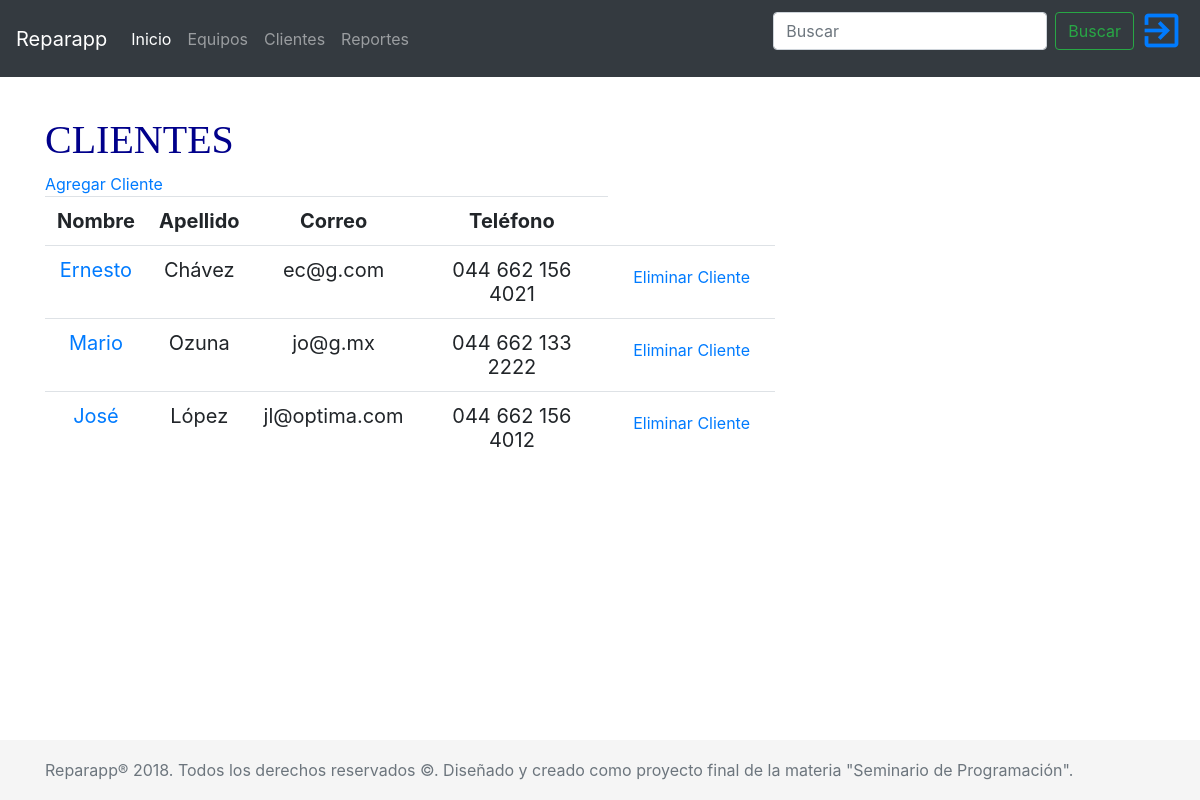
The page /cliente/ on the database its author committed.
### reparapp/models.py (models this page shows, shortened)
class Cliente(models.Model):
    nombre = models.CharField(max_length=30)
    apellido = models.CharField(max_length=40)
    correo = models.EmailField()
    telefono = PhoneNumberField()

### reparapp/views.py (the view)
# urls.py: re_path(r'^cliente/$', views.cliente_list, name='cliente_list'),
def cliente_list(request):
    clientes = Cliente.objects.order_by('pk')
    return render(request, 'reparapp/cliente_list.html', {'clientes': clientes})

### reparapp/templates/reparapp/cliente_list.html (shortened to what this page needs)
{% extends 'reparapp/base.html' %}
{% block content %}
<h1 class="keon">CLIENTES</h1>
<a class="pull-right" href="{% url 'cliente_new' %}" class="top-menu">
    Agregar Cliente
</a>
<table class="table table-hover text-center" style="font-size: 20px;">
    <tr class="text-center">
        <th class="text-center">Nombre</th>
        <th class="text-center">Apellido</th>
        <th class="text-center">Correo</th>
        <th class="text-center">Teléfono</th>
    </tr>
    {% for cliente in clientes %}
    <tr>
        <td>
            <a href="{% url 'cliente_detail' pk=cliente.pk %}">{{cliente.nombre}}</a>
        </td>
        <td>{{cliente.apellido}}</td>
        <td>{{cliente.correo}}</td>
        <td>{{cliente.telefono}}</td>
        <td>
            <a class="btn btn-default" href="{% url 'cliente_remove' pk=cliente.pk %}">
                <span class="glyphicon glyphicon-remove">Eliminar Cliente</span>
            </a>
        </td>
    </tr>
    {%endfor%}
</table>
{% endblock %}

### reparapp/static/css/reparapp.css (style rules this page uses)
h1 { color: darkblue; font-family: 'Slabo 27px', serif; }
html { position: relative; min-height: 100%; }
body { margin-bottom: 60px; }

### rows shown on the page
Cliente: nombre "Ernesto", apellido "Chávez", correo "ec@g.com", telefono "044 662 156 4021"
Cliente: nombre "Mario", apellido "Ozuna", correo "jo@g.mx", telefono "044 662 133 2222"
Cliente: nombre "José", apellido "López", correo "jl@optima.com", telefono "044 662 156 4012"
